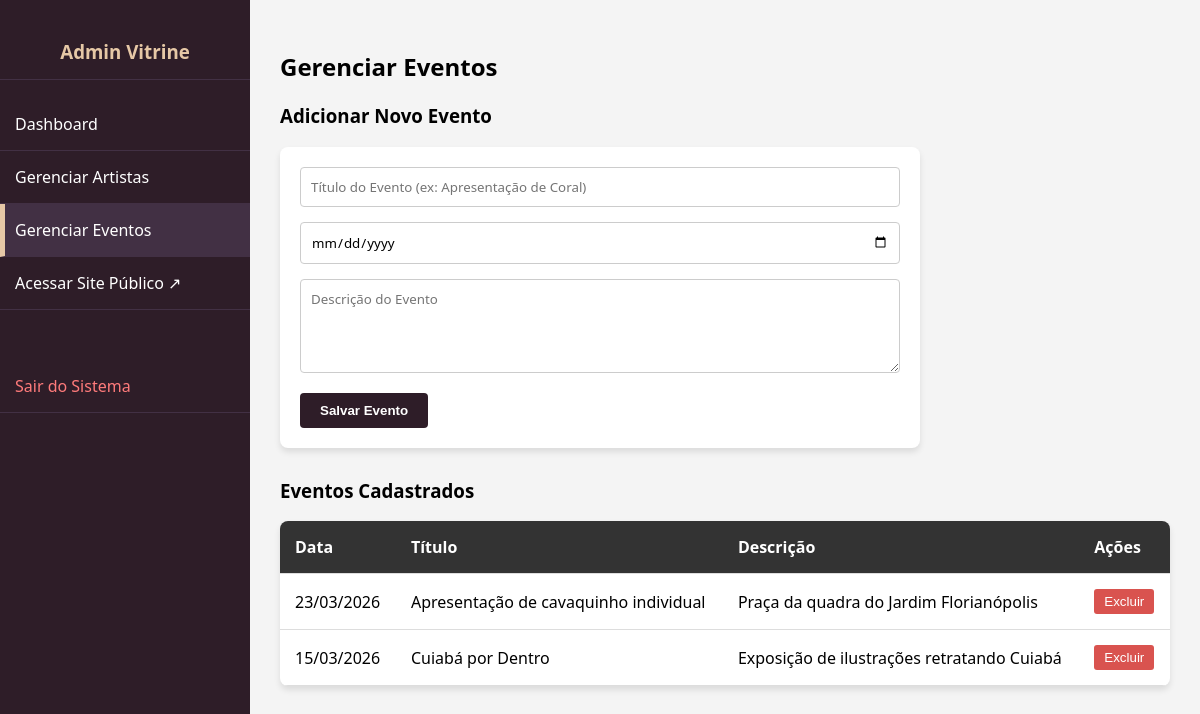
The page /admin/gerenciar_eventos.php (signed in) on the database its author committed.
### tables this page shows
CREATE TABLE IF NOT EXISTS eventos (
    id INT AUTO_INCREMENT PRIMARY KEY,
    titulo VARCHAR(255) NOT NULL,
    data_evento DATE NOT NULL,
    descricao TEXT NOT NULL,
    data_cadastro TIMESTAMP DEFAULT CURRENT_TIMESTAMP
);

### admin/gerenciar_eventos.php (the view, shortened to what this page needs)
<?php
require_once '../config.php';
$eventos = $pdo->query("SELECT * FROM eventos ORDER BY data_evento DESC")->fetchAll();
?>
<!DOCTYPE html>
<html lang="pt-BR">
<head>
</head>
<body>
    <div class="sidebar">
        <h3 style="text-align: center; color: #e6c8a6; border-bottom: 1px solid #423044; padding-bottom: 15px;">Admin Vitrine</h3>
        <a href="index.php">Dashboard</a>
        <a href="gerenciar_artistas.php">Gerenciar Artistas</a>
        <a href="gerenciar_eventos.php" style="background:#423044; border-left: 5px solid #e6c8a6; padding-left: 10px;">Gerenciar Eventos</a>
        <a href="../index.php" target="_blank">Acessar Site Público ↗</a>
        <a href="logout.php" style="margin-top: 50px; color: #ff7b7b;">Sair do Sistema</a>
    </div>
    <div class="content">
        <h2>Gerenciar Eventos</h2>
        <h3>Adicionar Novo Evento</h3>
        <form class="adicionar-form" method="POST">
            <input type="text" name="titulo" placeholder="Título do Evento (ex: Apresentação de Coral)" required>
            <input type="date" name="data_evento" required>
            <textarea name="descricao" rows="4" placeholder="Descrição do Evento" required></textarea>
            <button type="submit">Salvar Evento</button>
        </form>
        <h3>Eventos Cadastrados</h3>
        <table>
            <tr>
                <th>Data</th>
                <th>Título</th>
                <th>Descrição</th>
                <th>Ações</th>
            </tr>
            <?php foreach ($eventos as $evento): ?>
            <tr>
                <td><?= date('d/m/Y', strtotime($evento['data_evento'])) ?></td>
                <td><?= htmlspecialchars($evento['titulo']) ?></td>
                <td><?= htmlspecialchars($evento['descricao']) ?></td>
                <td>
                    <form method="POST" style="display:inline;" onsubmit="return confirm('Tem certeza que deseja excluir este evento?');">
                        <button type="submit" class="btn-excluir">Excluir</button>
                    </form>
                </td>
            </tr>
            <?php endforeach; ?>
        </table>
    </div>
</body>
</html>

### admin/gerenciar_eventos.php (style rules this page uses)
body { font-family: 'Segoe UI', Tahoma, Geneva, Verdana, sans-serif; margin: 0; background: #f4f4f4; }
.sidebar { width: 250px; background: #2e1d28; color: #fff; position: fixed; height: 100vh; padding-top: 20px; }
.sidebar a { display: block; color: #fff; padding: 15px; text-decoration: none; border-bottom: 1px solid #423044; transition: 0.3s; }
.content { margin-left: 250px; padding: 30px; }
table { width: 100%; border-collapse: collapse; background: #fff; box-shadow: 0 4px 6px rgba(0,0,0,0.1); border-radius: 8px; overflow: hidden; margin-bottom: 30px; }
th, td { padding: 15px; text-align: left; border-bottom: 1px solid #ddd; }
th { background: #333; color: white; }
form.adicionar-form { background: #fff; padding: 20px; border-radius: 8px; box-shadow: 0 4px 6px rgba(0,0,0,0.1); margin-bottom: 30px; max-width: 600px; }
form.adicionar-form input, form.adicionar-form textarea { width: 100%; padding: 10px; margin-bottom: 15px; border: 1px solid #ccc; border-radius: 4px; box-sizing: border-box; font-family: inherit; }
form.adicionar-form button { padding: 10px 20px; background: #2e1d28; color: white; border: none; border-radius: 4px; cursor: pointer; font-weight: bold; }
.btn-excluir { background: #d9534f; color: white; border: none; padding: 5px 10px; border-radius: 3px; cursor: pointer; }

### rows shown on the page
eventos: data_evento "23/03/2026", titulo "Apresentação de cavaquinho individual", descricao "Praça da quadra do Jardim Florianópolis"
eventos: data_evento "15/03/2026", titulo "Cuiabá por Dentro", descricao "Exposição de ilustrações retratando Cuiabá"
